Frame 1 (no input): blank canvas, image omitted
Frame 60 (the mouse pressed at the canvas centre just before this capture): blank canvas, image omitted
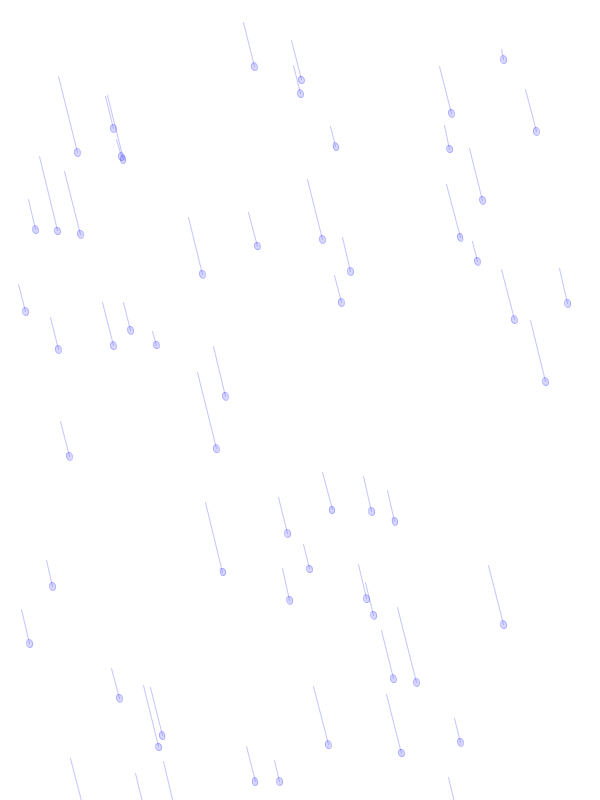
Frame 120 (the mouse held since frame 60 and released just before this capture)

The Processing sketch whose frames 1 and 60 were blank and that drew this single picture after the mouse press (run headless with seeded random() and noise(); from frame 60 on, the mouse is pressed at the canvas centre):

// Processing sketch: processing_2395
// ── processing_2395.pde

/*
ribbons experiment
ak@angelakwong.com
may 30, 2009
*/

float rot = PI;
float rad = (random (50,200));
float speed = 0.07;
float ribbon = 25;

float seed = 0;
float seed2 = 0;

boolean isDrawing = false; 

void setup(){
  size(600,800);
  background (255);
  smooth();


};


void draw(){
  
  if (isDrawing){ 
    
  rad = noise(seed) * 100;
  seed = seed + 1;
  
  ribbon = noise(seed2)*10;
  seed2 = seed2 * 0.03;
  
  translate(random(10,600),random(10,800));
  rotate (-250);
  stroke(25,25,250,65);
  line(0,0,rad,0);
  fill(50,50,255,50);
  ellipse(rad,0,ribbon +2, ribbon);
  
  rot = rot + speed;
  
  }

 
  

};

void mousePressed(){
    isDrawing = !isDrawing;
    
};
